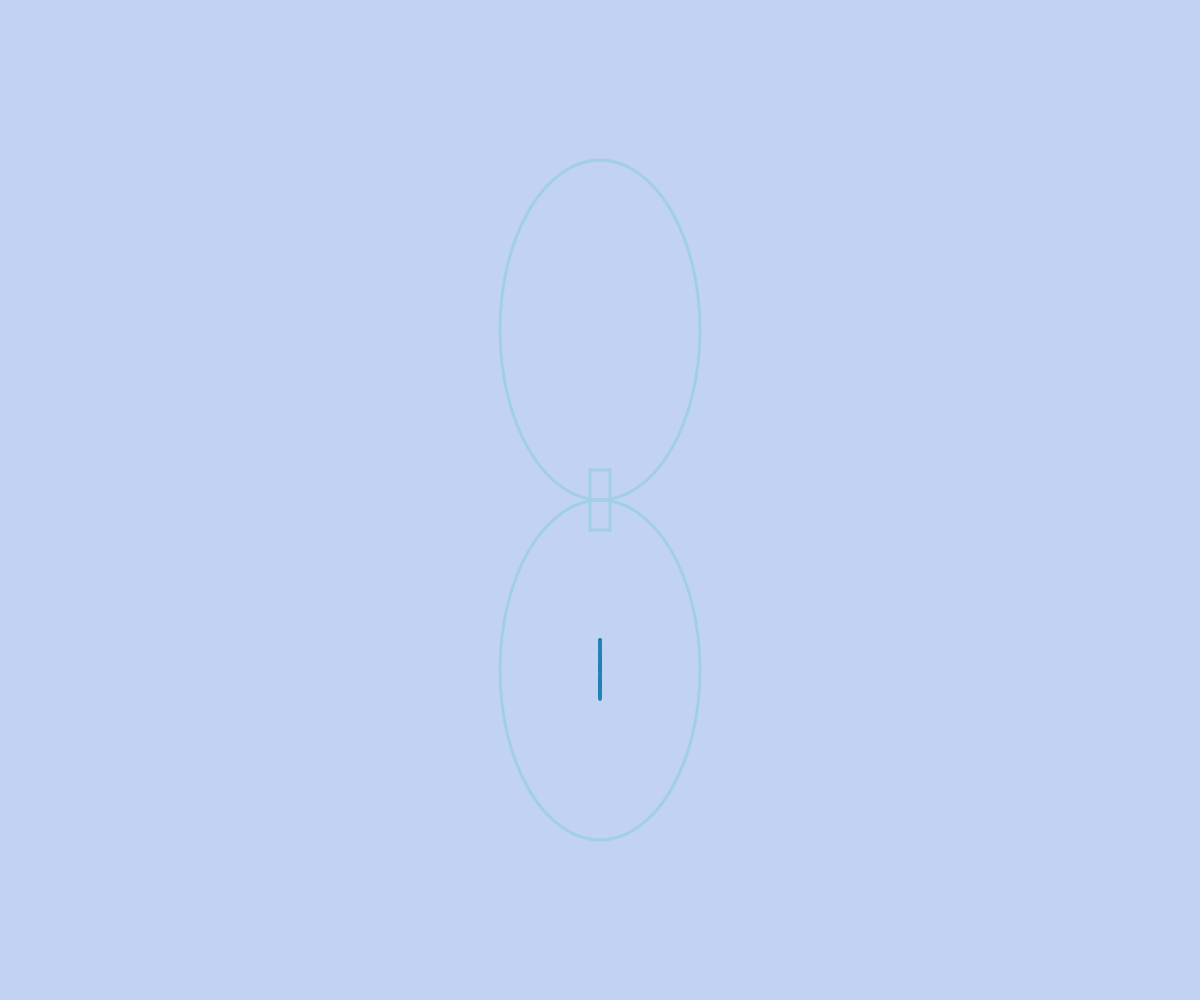
Frame 1 (no input)
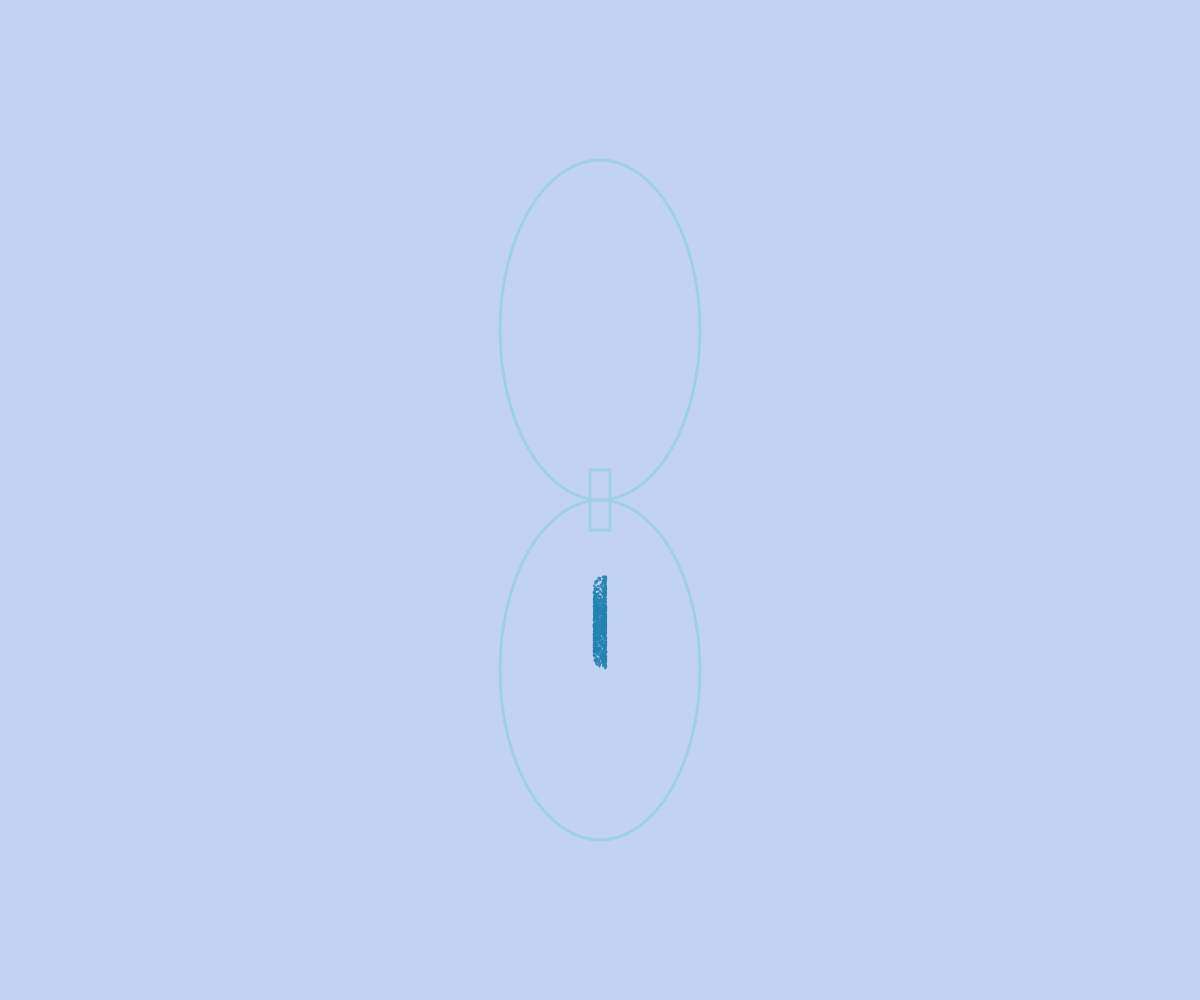
Frame 60 (no input)
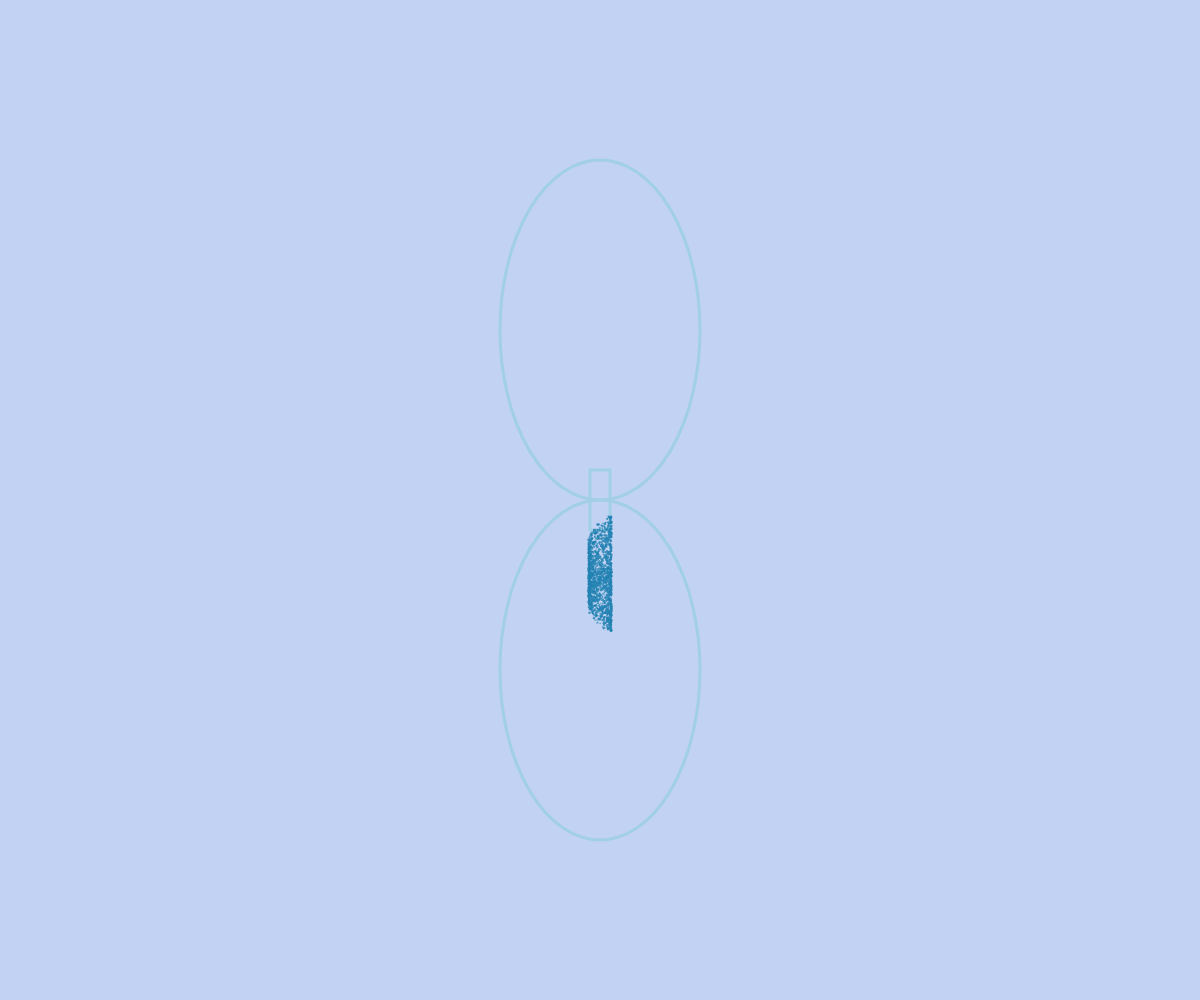
Frame 120 (the mouse pressed at the canvas centre since frame 60)

The p5.js sketch that drew these frames (run headless with seeded random() and noise() and a simulated clock; from frame 60 on, the mouse is pressed at the canvas centre):

// p5.js sketch
// ── sketch.js
let sandParticles = [];
const particleCount = 1500;
const glassWidth = 200;
const glassHeight = 400;
const neckWidth = 20;
const neckHeight = 60;

function setup() {
  createCanvas(windowWidth, windowHeight);
  colorMode(HSB, 360, 100, 100, 1);
  
  // Initialize sand particles
  for (let i = 0; i < particleCount; i++) {
    sandParticles.push({
      x: width/2,
      y: height/2 + glassHeight/2 - random(neckHeight),
      vx: 0,
      vy: 0,
      size: random(1, 3),
      hue: 200, // sapphire blue
      sat: 80,
      bri: 70
    });
  }
}

function draw() {
  background(220, 20, 95); // Clean, minimalist background
  
  // Draw glass container
  stroke(200, 30, 90);
  strokeWeight(3);
  noFill();
  
  // Top bulb
  ellipse(width/2, height/2 - glassHeight/2 + neckHeight/2, glassWidth, glassHeight - neckHeight);
  
  // Neck
  rectMode(CENTER);
  rect(width/2, height/2, neckWidth, neckHeight);
  
  // Bottom bulb
  ellipse(width/2, height/2 + glassHeight/2 - neckHeight/2, glassWidth, glassHeight - neckHeight);
  
  // Update and display particles
  for (let i = 0; i < sandParticles.length; i++) {
    let p = sandParticles[i];
    
    // Move particles upward (opposite to gravity)
    p.vy = -0.8 + sin(frameCount * 0.02 + i * 0.01) * 0.3;
    p.vx = sin(frameCount * 0.01 + i * 0.02) * 0.1;
    
    // Update position
    p.x += p.vx;
    p.y += p.vy;
    
    // Reset particles that go off screen or reach the top
    if (p.y < height/2 - glassHeight/2 - 50 || p.y > height/2 + glassHeight/2 + 50) {
      p.x = width/2 + random(-glassWidth/2, glassWidth/2);
      p.y = height/2 + glassHeight/2 - random(neckHeight);
    }
    
    // Draw particle
    noStroke();
    fill(p.hue, p.sat, p.bri, 0.8);
    ellipse(p.x, p.y, p.size);
  }
}

function windowResized() {
  resizeCanvas(windowWidth, windowHeight);
}
